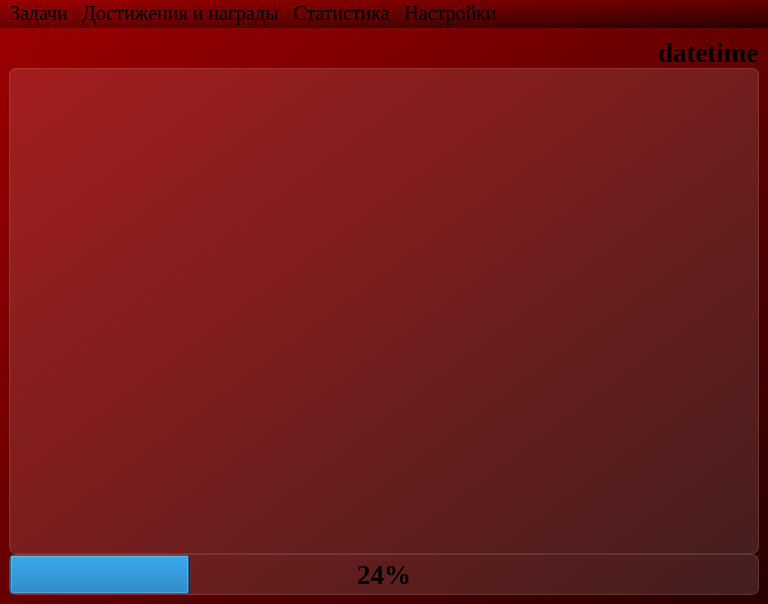
<?xml version="1.0" encoding="UTF-8"?>
<ui version="4.0">
 <class>MainWindow</class>
 <widget class="QMainWindow" name="MainWindow">
  <property name="geometry">
   <rect>
    <x>0</x>
    <y>0</y>
    <width>768</width>
    <height>604</height>
   </rect>
  </property>
  <property name="minimumSize">
   <size>
    <width>0</width>
    <height>0</height>
   </size>
  </property>
  <property name="maximumSize">
   <size>
    <width>16777215</width>
    <height>16777215</height>
   </size>
  </property>
  <property name="windowTitle">
   <string>TimeQuest</string>
  </property>
  <property name="styleSheet">
   <string notr="true">background-color: qlineargradient(spread:pad, x1:1, y1:1, x2:0, y2:0, stop:0 rgba(41, 0, 0, 255), stop:0.427447 rgba(91, 0, 0, 235), stop:1 rgba(155, 0, 0, 255));
font-family: Liberation Serif;</string>
  </property>
  <widget class="QWidget" name="centralwidget">
   <property name="maximumSize">
    <size>
     <width>16777215</width>
     <height>16777215</height>
    </size>
   </property>
   <layout class="QVBoxLayout" name="verticalLayout">
    <item>
     <layout class="QVBoxLayout" name="verticalLayout_main">
      <property name="spacing">
       <number>0</number>
      </property>
      <property name="sizeConstraint">
       <enum>QLayout::SetDefaultConstraint</enum>
      </property>
      <item>
       <layout class="QHBoxLayout" name="horizontalLayout_top" stretch="0,0,0">
        <property name="spacing">
         <number>0</number>
        </property>
        <property name="sizeConstraint">
         <enum>QLayout::SetDefaultConstraint</enum>
        </property>
        <property name="leftMargin">
         <number>0</number>
        </property>
        <item>
         <spacer name="horizontalSpacer">
          <property name="orientation">
           <enum>Qt::Horizontal</enum>
          </property>
          <property name="sizeHint" stdset="0">
           <size>
            <width>40</width>
            <height>20</height>
           </size>
          </property>
         </spacer>
        </item>
        <item>
         <widget class="QLabel" name="label_icon_datetime">
          <property name="maximumSize">
           <size>
            <width>23</width>
            <height>16777215</height>
           </size>
          </property>
          <property name="styleSheet">
           <string notr="true">font-weight: bold; 
font-size: 20pt;
background-color: none;
border: none;</string>
          </property>
          <property name="pixmap">
           <pixmap resource="../../res/icons/res-rc.qrc">:/icons/time.svg</pixmap>
          </property>
         </widget>
        </item>
        <item>
         <widget class="QLabel" name="label_datetime">
          <property name="maximumSize">
           <size>
            <width>200</width>
            <height>16777215</height>
           </size>
          </property>
          <property name="styleSheet">
           <string notr="true">font-weight: bold;
font-size: 20pt;
background-color: none;
border: none;</string>
          </property>
          <property name="text">
           <string>datetime</string>
          </property>
         </widget>
        </item>
       </layout>
      </item>
      <item>
       <layout class="QHBoxLayout" name="horizontalLayout_center">
        <item>
         <widget class="QListWidget" name="listWidget_tasks">
          <property name="styleSheet">
           <string notr="true">QListView {
font-weight: bold;
font-size: 20pt;
background-color: rgba(255, 255, 255, 30);
border: 1px solid rgba(255, 255, 255, 40);
border-radius: 7px;
}

QListView::item:selected {
border: none;
color: rgb(255, 255, 255);
background-color: rgba(255, 255, 255, 50);
}</string>
          </property>
          <property name="isWrapping" stdset="0">
           <bool>false</bool>
          </property>
          <property name="wordWrap">
           <bool>false</bool>
          </property>
         </widget>
        </item>
       </layout>
      </item>
      <item>
       <layout class="QHBoxLayout" name="horizontalLayout_down">
        <property name="spacing">
         <number>0</number>
        </property>
        <item>
         <widget class="QProgressBar" name="progressBar_done_tasks">
          <property name="minimumSize">
           <size>
            <width>0</width>
            <height>0</height>
           </size>
          </property>
          <property name="styleSheet">
           <string notr="true">background-color: rgba(255, 255, 255, 30);
border: 1px solid rgba(255, 255, 255, 40);
border-radius: 7px;
font-weight: bold;
font-size: 20pt;
text-align: center;</string>
          </property>
          <property name="value">
           <number>24</number>
          </property>
          <property name="textVisible">
           <bool>true</bool>
          </property>
         </widget>
        </item>
       </layout>
      </item>
     </layout>
    </item>
   </layout>
  </widget>
  <widget class="QMenuBar" name="menubar">
   <property name="geometry">
    <rect>
     <x>0</x>
     <y>0</y>
     <width>768</width>
     <height>22</height>
    </rect>
   </property>
   <property name="font">
    <font>
     <family>Liberation Serif</family>
     <pointsize>15</pointsize>
    </font>
   </property>
   <widget class="QMenu" name="menu_tasks">
    <property name="title">
     <string>Задачи</string>
    </property>
    <addaction name="action_add_task"/>
    <addaction name="action_delete_task"/>
   </widget>
   <widget class="QMenu" name="menu_statistic">
    <property name="title">
     <string>Статистика</string>
    </property>
    <addaction name="action_show_statistics"/>
   </widget>
   <widget class="QMenu" name="menu_settings">
    <property name="title">
     <string>Настройки</string>
    </property>
    <addaction name="action_change_theme"/>
   </widget>
   <widget class="QMenu" name="menu_achievements">
    <property name="title">
     <string>Достижения и награды</string>
    </property>
    <addaction name="action_list_achievements"/>
   </widget>
   <addaction name="menu_tasks"/>
   <addaction name="menu_achievements"/>
   <addaction name="menu_statistic"/>
   <addaction name="menu_settings"/>
  </widget>
  <action name="action_add_task">
   <property name="text">
    <string>Добавить задачу</string>
   </property>
  </action>
  <action name="action_list_achievements">
   <property name="text">
    <string>Список достижений</string>
   </property>
  </action>
  <action name="action_show_statistics">
   <property name="text">
    <string>Просмотр статистики</string>
   </property>
  </action>
  <action name="action_change_theme">
   <property name="text">
    <string>Сменить тему приложения</string>
   </property>
  </action>
  <action name="action_delete_task">
   <property name="text">
    <string>Удалить задачу</string>
   </property>
  </action>
 </widget>
 <tabstops>
  <tabstop>listWidget_tasks</tabstop>
 </tabstops>
 <resources>
  <include location="../../res/icons/res-rc.qrc"/>
  <include location="../../res/icons/res-rc.qrc"/>
 </resources>
 <connections/>
</ui>
